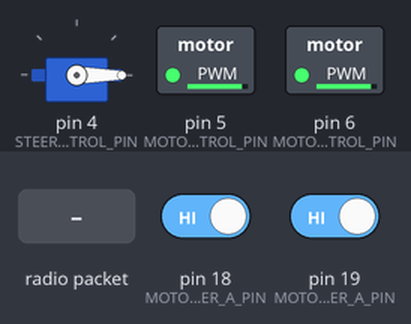
The sketch below on a simulated Arduino Mega 2560, built for the host (arithmetic inside an expression is 32-bit, double 64-bit). Parts: servo, switched loads named in the sketch (green lamp = pin HIGH). The test bench sets the inputs (shaded band); at power-on: pin 18 (MOTOR_L_ENCODER_A_PIN) HIGH, pin 19 (MOTOR_R_ENCODER_A_PIN) HIGH. No radio packets arrive unless stated; an integer division by zero does not stop the program and gives all ones (-1); pins used as bus, display or sensor lines are not drawn; what the sketch prints to the serial monitor is not drawn.

Above: at 1.2 s.
1.3 s: radio packet "panic1" arrives
At 2.2 s:
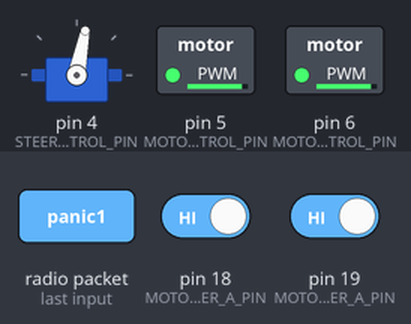
2.8 s: radio packet "1" arrives
At 3.3 s:
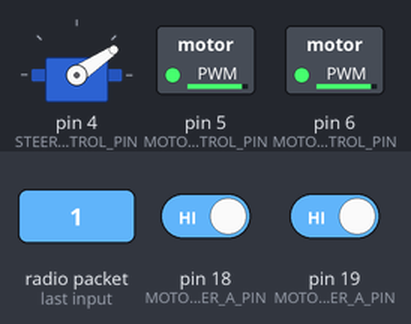
4.3 s: radio packet "panic2" arrives
At 5.7 s:
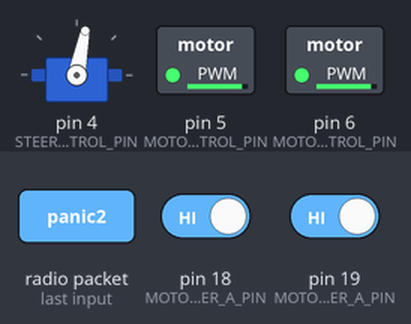
Timing chart, 0 to 7.3 s (numbered marks = the images above; inputs shaded):
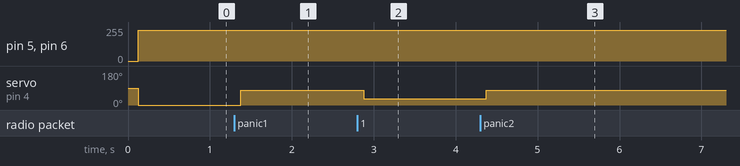

Measured:
- after the input at 1.3 s, servo on pin 4 (STEERING_SERVO_CONTROL_PIN): 0° → 79° after 0.08 s
- after the input at 2.8 s, servo on pin 4 (STEERING_SERVO_CONTROL_PIN): 79° → 34° after 0.08 s
- after the input at 4.3 s, servo on pin 4 (STEERING_SERVO_CONTROL_PIN): 34° → 79° after 0.08 s

The sketch:

remote_controlled_car.ino
```cpp
// The code is used to move the car

#include <RH_RF69.h> // Radiohead library for RFM69HCW transceiver
#include <SPI.h> // SPI library for comunication
#include <Servo.h> // Servomotor

// Define the car
class Robot {
  public:

    Robot() : RF(CS, G0) {}

    void initialization() {
      // Initialize the transceiver
      pinMode(RST, OUTPUT); //Set up the reset pin for the transceiver
      digitalWrite(RST,LOW); //Starting with reset pin LOW
      delay(10);  //delay for 10 milliseconds
      digitalWrite(RST,HIGH); //Switch to reset pin HIGH
      delay(10);  //delay for 10 milliseconds
      digitalWrite(RST,LOW); //Switch to reset pin LOW
      delay(10); //delay for 10 milliseconds
      Serial.println("Initializing transceiver"); //Initialize the transceiver
      //Halt if initialization fails
      if(!RF.init()){
      Serial.println("Transceiver initializing failed");
      while(1); //stay here if initializing fails
      }
      Serial.println("Transciver successfully initialized");
      //Set the frequency of the transceiver to 905 MHz
      Serial.println("Setting frequency");
      RF.setFrequency(900.0);
      if(!RF.setFrequency(900.0)){
      Serial.println("Frequency set failed");
      while(1); //Halt if frequency setting fails
      }
      Serial.println("Frequency set to 905 MHz");
      //Set the transmission power of the transceiver
      RF.setTxPower(20,true); //Set maximum power with HCW mode enabled

      // Initialize the servo motors and the servo motor
      myServoObject.attach(STEERING_SERVO_CONTROL_PIN);
      pinMode(MOTOR_R_CONTROL_PIN, OUTPUT);
      pinMode(MOTOR_L_CONTROL_PIN, OUTPUT);
      // Configure pins for encoder
      pinMode(MOTOR_R_ENCODER_A_PIN, INPUT);
      pinMode(MOTOR_L_ENCODER_A_PIN, INPUT);
    }

    void encoderL() {
      counterL++;
      return;
    }

    void encoderR() {
      counterR++;
      return;
    }

    int getCounterL() {
      return counterL;
    }

    int getCounterR() {
      return counterR;
    }

    void getReferenceFromJoystick() {
      if(RF.available()){
        //****Receive joy_stick****//
        byte buffer[sizeof(RFReceivedData.x)+sizeof(RFReceivedData.y)];
        byte length = sizeof(buffer);
        //Receive data into the buffer and copy it to the RFReceivedData
        if(RF.recv(buffer, &length)){
          RFReceivedData.x = buffer[0];
          RFReceivedData.y = buffer[1];
        }
      }
      delay(10);
    }

    float getWheelSpeed(int currentCounter, int prevCounter, int intervalInMs) {
      float countsPerSecond = (currentCounter - prevCounter) / (intervalInMs / 1000.0); // Counts/sec
      float rotationsPerSecond = countsPerSecond / COUNTS_PER_ROTATION;
      float wheelSpeed = rotationsPerSecond * 2 * M_PI * WHEEL_RADIUS; // Speed in meters/second
      return wheelSpeed;
    }

    int getDesiredAngle() {
      int desiredAngle;
      if (RFReceivedData.x > 130 || RFReceivedData.x < 125) {
        desiredAngle = map(RFReceivedData.x, 0, 255, 0, 180); // Map input range to degrees
      }
      else {
        desiredAngle = 90; // Map input range to degrees
      }
      return desiredAngle;
    }

    float getDesiredSpeed() {
      float desiredSpeed;
      if (RFReceivedData.y > 128 && RFReceivedData.y < 134) {
        desiredSpeed = 0;
      }
      else {
        desiredSpeed = map(RFReceivedData.y, 0, 255, MIN_SPEED, MAX_SPEED);
      }
      return desiredSpeed;
    }

    void steer(int angle) {
      myServoObject.write(angle);
    }

    void move(int pwmL, int pwmR) {
      analogWrite(MOTOR_R_CONTROL_PIN, pwmR);
      analogWrite(MOTOR_L_CONTROL_PIN, pwmL);
    }

  private:
    //// Define pins
    // Define pins for RFM69HCW transceiver
    const int CS = 49;  // Chip Select
    const int G0 = 2;   // Interrupt
    const int RST = 48; // Reset
    // Define pins for motors
    const int MOTOR_R_CONTROL_PIN = 5;
    const int MOTOR_L_CONTROL_PIN = 6;
    const int MOTOR_R_ENCODER_A_PIN = 19;
    const int MOTOR_L_ENCODER_A_PIN = 18;
    const int STEERING_SERVO_CONTROL_PIN = 4;

    //// Define the mechanical parameters of the car
    const float MAX_SPEED = 3.0, MIN_SPEED = 1.0;
    const float WHEEL_RADIUS = 0.033; // in meters

    //// Define the variables of the sensors and actuators
    // Steering servo
    Servo myServoObject;
    // Transceiver
    RH_RF69 RF;
    struct RFData {
      byte x; //joystick x value
      byte y; //joystick y value
      // bool button; //joystick button value
    } RFReceivedData; // Data packet structure to receive the data from remote controller
    // Motors
    volatile int counterL = 0;
    volatile int counterR = 0;
    const float COUNTS_PER_ROTATION = 185;
};

Robot car;
unsigned long prevTime;
int prevCounterL, prevCounterR;
// Control Interval
const int INTERVAL = 50;
//Define joystick threshold for steering
const int joystick_threshold = 20;
// Define the PID parameters and errors
float kp = 1;
float ki = 0;
float kd = 0.1;
float errorL, errorR;
float integratedErrorL = 0, integratedErrorR = 0;  // Integral terms
float prevErrorL = 0, prevErrorR = 0; // Previous errors for derivative terms

void setup() {
  Serial.begin(9600);
  car.initialization();
  // Attach interrupts for handling encoder input changes on pins 4 and 5
  attachInterrupt(4, ISREncoderL, CHANGE); // Right 'panic1' function on any change of pin 2
  attachInterrupt(5, ISREncoderR, CHANGE); // Left 'panic2' function on any change of pin 3
  prevTime = millis();
  prevCounterL = car.getCounterL();
  prevCounterR = car.getCounterR();
}

// The controller for the movement of the car
void loop() {

  car.getReferenceFromJoystick();
  int desiredAngle = car.getDesiredAngle();
  float desiredSpeed = car.getDesiredSpeed();
  int pwmL, pwmR;
  if (desiredSpeed > 0) {
    // Get speed
    int currentCounterL = car.getCounterL();
    int currentCounterR = car.getCounterR();
    // Serial.print("current counter L: ");
    // Serial.println(currentCounterL);
    float actualSpeedL = car.getWheelSpeed(currentCounterL, prevCounterL, INTERVAL);
    float actualSpeedR = car.getWheelSpeed(currentCounterR, prevCounterR, INTERVAL);
    prevCounterL = currentCounterL;
    prevCounterR = currentCounterR;

    // PID control
    errorL = desiredSpeed - actualSpeedL;
    errorR = desiredSpeed - actualSpeedR;
    // Serial.print("Desired Speed: ");
    // Serial.println(desiredSpeed);
    // Serial.print("Actual Speed L: ");
    // Serial.println(actualSpeedL);
    // Serial.print("Error L: ");
    // Serial.println(errorL);

    integratedErrorL += errorL * INTERVAL / 1000;
    integratedErrorR += errorR * INTERVAL / 1000;

    float controlSignalL = PID(errorL, prevErrorL, integratedErrorL, kp, ki, kd, INTERVAL);
    float controlSignalR = PID(errorR, prevErrorR, integratedErrorR, kp, ki, kd, INTERVAL);
    // Serial.print("Control Signal L: ");
    // Serial.println(controlSignalL);
    prevErrorL = errorL;
    prevErrorR = errorR;

    // PWM
    // controlSignalL = constrain(controlSignalL * 10, 0, 50);
    // controlSignalR = constrain(controlSignalR * 10, 0, 50);
    pwmL = map(controlSignalL, 0, 3, 230, 255);
    pwmR = map(controlSignalR, 0, 3, 230, 255);
  }
  else {
    pwmL = 0;
    pwmR = 0;
  }
  Serial.print("PWM L: ");
  Serial.println(pwmL);

  while (millis() - prevTime < INTERVAL) { }
  prevTime = millis(); // Update the previous time for the next iteration

  car.steer(desiredAngle);
  car.move(pwmL, pwmR);
}

int PID(int error, int prevError, int errorIntegrated, int kp, int ki, int kd, unsigned long loopTime){
  float controlSignal;
  controlSignal = kp*error + ki*errorIntegrated + kd*(error-prevError)/(loopTime/1000);
  return controlSignal;
}

void ISREncoderL() {
  car.encoderL();
}

void ISREncoderR() {
  car.encoderR();
}
```
